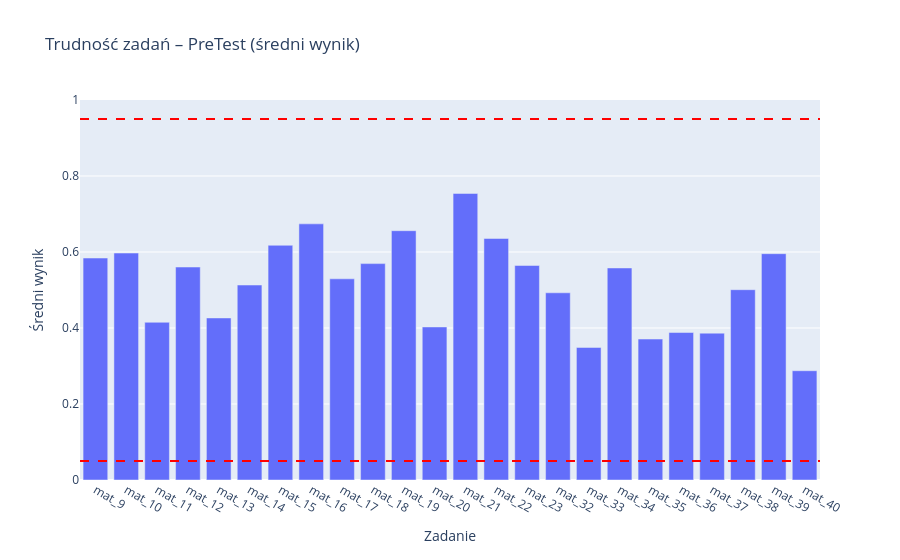
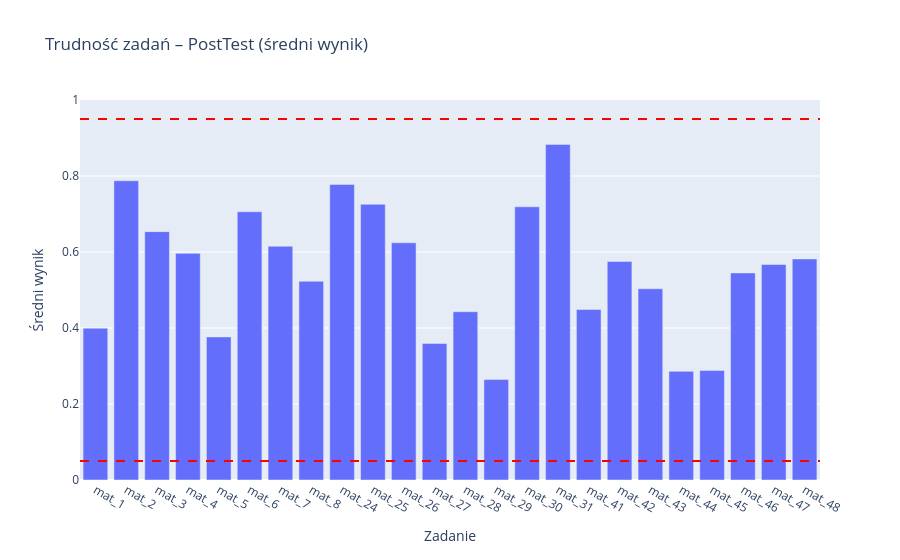

Notebook code for these charts, in order:
### Code cell
LOWER_MAT_THRESHOLD, UPPER_MAT_THRESHOLD = 0.05, 0.95

def plot_trudnosc_bars(trudnosc_series, title):
    fig = px.bar(x=trudnosc_series.index, y=trudnosc_series.values, title=title, labels={"x": "Zadanie", "y": "Średni wynik"})
    fig.update_yaxes(range=[0, 1])
    fig.add_hline(y=UPPER_MAT_THRESHOLD, line_dash="dash", line_color="red")
    fig.add_hline(y=LOWER_MAT_THRESHOLD, line_dash="dash", line_color="red")
    fig.show()


plot_trudnosc_bars(PreTestDifficulty, "Trudność zadań – PreTest (średni wynik)")
plot_trudnosc_bars(PostTestDifficulty, "Trudność zadań – PostTest (średni wynik)")

### Figure 1 — Plotly figure (JSON) as saved in the notebook; plotly's stock layout.template omitted (floating-point values rounded to 4 significant figures)
{"data": [{"hovertemplate": "Zadanie=%{x}<br>Średni wynik=%{y}<extra></extra>", "legendgroup": "", "marker": {"color": "#636efa", "pattern": {"shape": ""}}, "name": "", "orientation": "v", "showlegend": false, "textposition": "auto", "type": "bar", "x": ["mat_9", "mat_10", "mat_11", "mat_12", "mat_13", "mat_14", "mat_15", "mat_16", "mat_17", "mat_18", "mat_19", "mat_20", "mat_21", "mat_22", "mat_23", "mat_32", "mat_33", "mat_34", "mat_35", "mat_36", "mat_37", "mat_38", "mat_39", "mat_40"], "xaxis": "x", "y": [0.5842, 0.5972, 0.415, 0.5605, 0.4265, 0.5131, 0.6176, 0.674, 0.5294, 0.5694, 0.656, 0.4028, 0.7541, 0.6356, 0.5645, 0.4926, 0.3489, 0.558, 0.3709, 0.3881, 0.3864, 0.5008, 0.5956, 0.2876], "yaxis": "y"}], "layout": {"barmode": "relative", "legend": {"tracegroupgap": 0}, "shapes": [{"line": {"color": "red", "dash": "dash"}, "type": "line", "x0": 0, "x1": 1, "xref": "x domain", "y0": 0.95, "y1": 0.95, "yref": "y"}, {"line": {"color": "red", "dash": "dash"}, "type": "line", "x0": 0, "x1": 1, "xref": "x domain", "y0": 0.05, "y1": 0.05, "yref": "y"}], "title": {"text": "Trudność zadań – PreTest (średni wynik)"}, "xaxis": {"anchor": "y", "domain": [0, 1], "title": {"text": "Zadanie"}}, "yaxis": {"anchor": "x", "domain": [0, 1], "range": [0, 1], "title": {"text": "Średni wynik"}}}}

### Figure 2 — Plotly figure (JSON) as saved in the notebook; plotly's stock layout.template omitted (floating-point values rounded to 4 significant figures)
{"data": [{"hovertemplate": "Zadanie=%{x}<br>Średni wynik=%{y}<extra></extra>", "legendgroup": "", "marker": {"color": "#636efa", "pattern": {"shape": ""}}, "name": "", "orientation": "v", "showlegend": false, "textposition": "auto", "type": "bar", "x": ["mat_1", "mat_2", "mat_3", "mat_4", "mat_5", "mat_6", "mat_7", "mat_8", "mat_24", "mat_25", "mat_26", "mat_27", "mat_28", "mat_29", "mat_30", "mat_31", "mat_41", "mat_42", "mat_43", "mat_44", "mat_45", "mat_46", "mat_47", "mat_48"], "xaxis": "x", "y": [0.3995, 0.7876, 0.6536, 0.5964, 0.3766, 0.7059, 0.6152, 0.5229, 0.7778, 0.7255, 0.6242, 0.3595, 0.4428, 0.2647, 0.719, 0.8832, 0.4485, 0.5752, 0.5033, 0.2859, 0.2884, 0.5449, 0.567, 0.5817], "yaxis": "y"}], "layout": {"barmode": "relative", "legend": {"tracegroupgap": 0}, "shapes": [{"line": {"color": "red", "dash": "dash"}, "type": "line", "x0": 0, "x1": 1, "xref": "x domain", "y0": 0.95, "y1": 0.95, "yref": "y"}, {"line": {"color": "red", "dash": "dash"}, "type": "line", "x0": 0, "x1": 1, "xref": "x domain", "y0": 0.05, "y1": 0.05, "yref": "y"}], "title": {"text": "Trudność zadań – PostTest (średni wynik)"}, "xaxis": {"anchor": "y", "domain": [0, 1], "title": {"text": "Zadanie"}}, "yaxis": {"anchor": "x", "domain": [0, 1], "range": [0, 1], "title": {"text": "Średni wynik"}}}}
